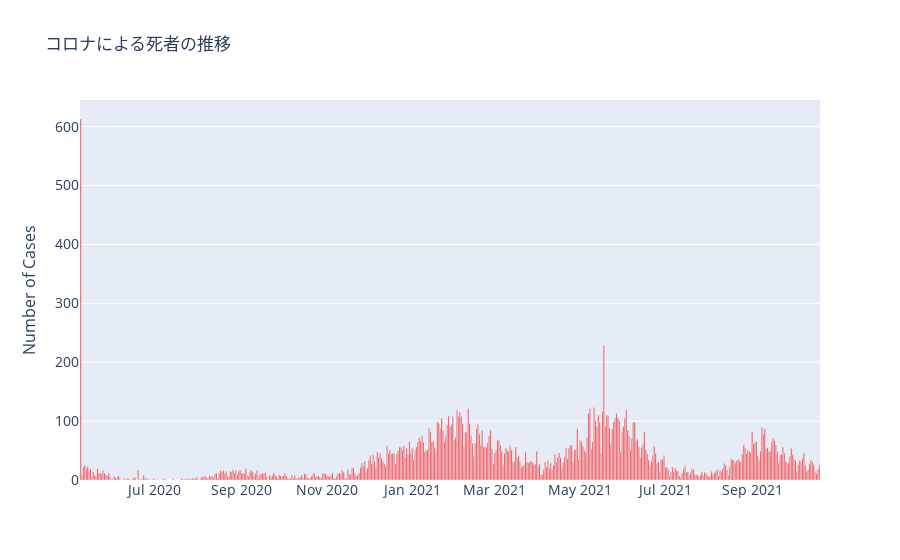

This figure's notebook cell:
### Code cell
fig = go.Figure()
fig.add_trace(go.Bar(x=deaths['Date'],
                y=deaths['Deaths'],
                name='Deaths',
                marker_color='Red'
                ))

fig.update_layout(
    title='コロナによる死者の推移',
    xaxis_tickfont_size=14,
    yaxis=dict(
        title='Number of Cases',
        titlefont_size=16,
        tickfont_size=14,
    ),
    legend=dict(
        x=0,
        y=1.0,
        bgcolor='rgba(255, 255, 255, 0)',
        bordercolor='rgba(255, 255, 255, 0)'
    ),
    barmode='group',
    bargap=0.15, # gap between bars of adjacent location coordinates.
    bargroupgap=0.1 # gap between bars of the same location coordinate.
)
fig.show()

### Figure 1 — Plotly figure (JSON) as saved in the notebook; plotly's stock layout.template omitted (floating-point values rounded to 4 significant figures; data arrays with more than 128 entries replaced by an {"elided": "..."} marker saying what was removed)
{"data": [{"marker": {"color": "Red"}, "name": "Deaths", "type": "bar", "x": {"elided": "529 str values"}, "y": {"elided": "529 int values"}}], "layout": {"bargap": 0.15, "bargroupgap": 0.1, "barmode": "group", "legend": {"bgcolor": "rgba(255, 255, 255, 0)", "bordercolor": "rgba(255, 255, 255, 0)", "x": 0, "y": 1}, "title": {"text": "コロナによる死者の推移"}, "xaxis": {"tickfont": {"size": 14}}, "yaxis": {"tickfont": {"size": 14}, "title": {"font": {"size": 16}, "text": "Number of Cases"}}}}
